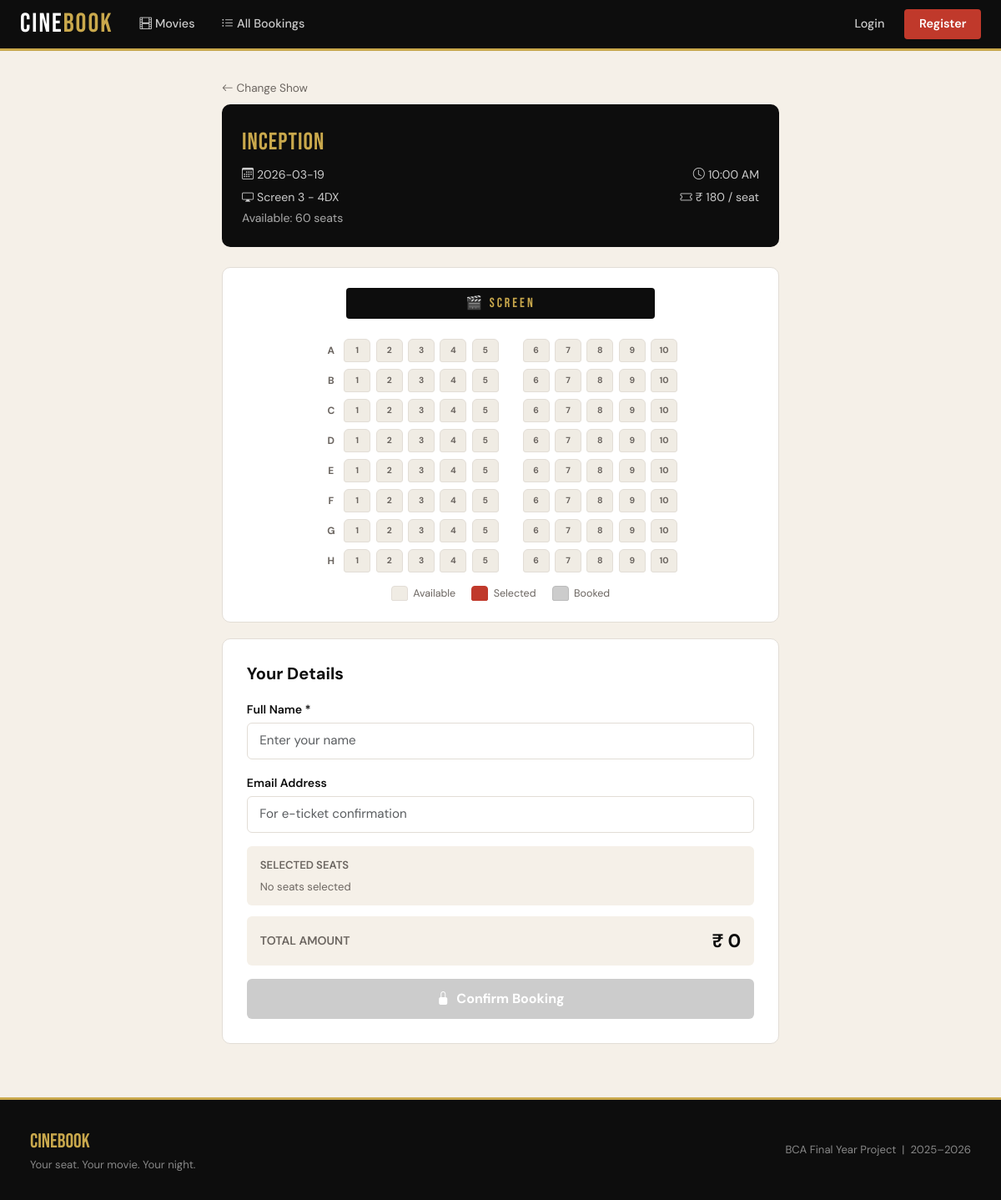
The page /book/7 on the database as committed earlier.
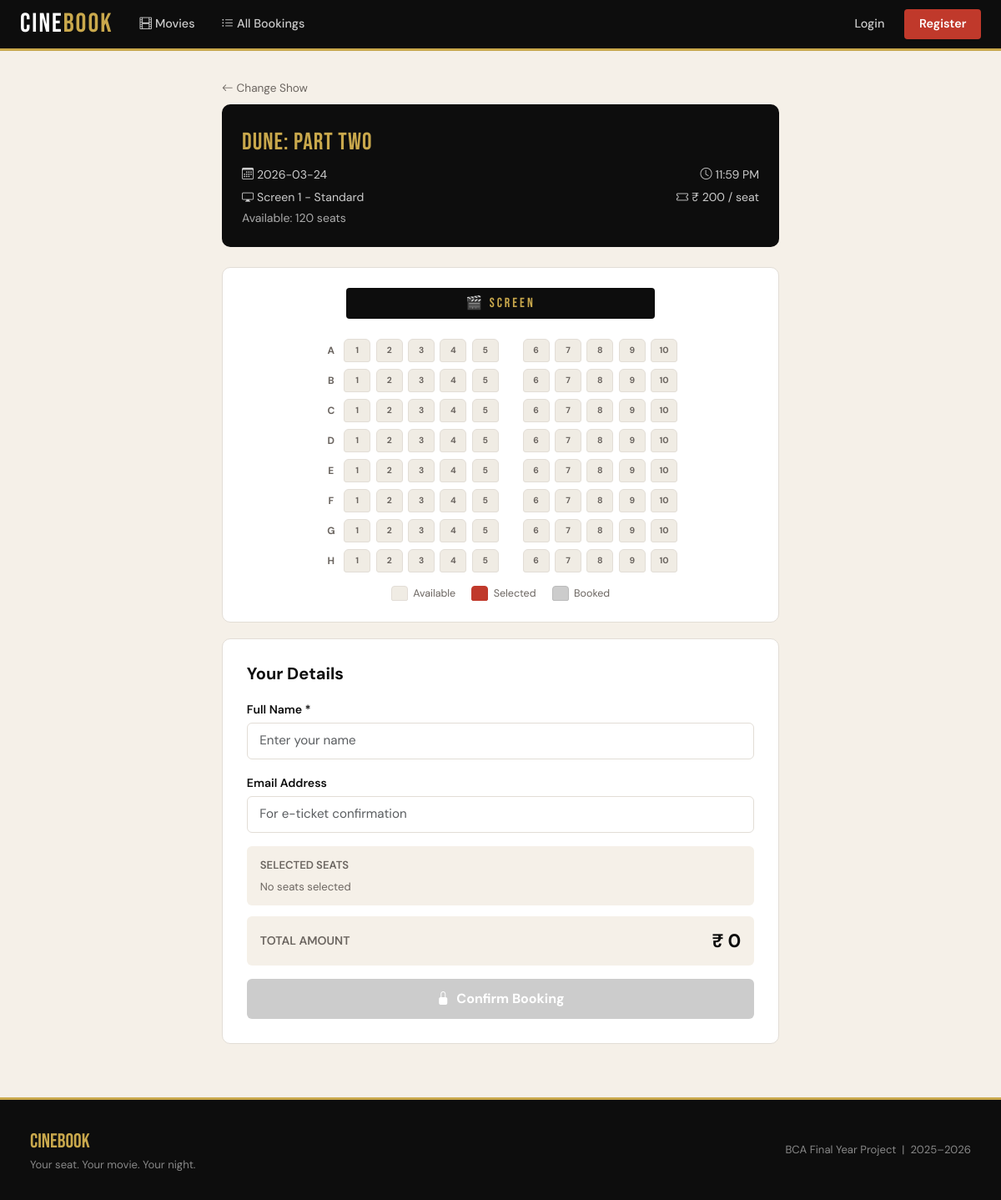
The same page on the database as committed later.
### models.py (models this page shows)
class Movie(db.Model):
    __tablename__ = 'movies'
    id = db.Column(db.Integer, primary_key=True)
    title = db.Column(db.String(150), nullable=False)
    description = db.Column(db.Text, nullable=True)
    director = db.Column(db.String(100), nullable=True)
    duration_minutes = db.Column(db.Integer, nullable=True)
    language = db.Column(db.String(50), default='English')
    rating = db.Column(db.String(10), nullable=True)
    release_date = db.Column(db.Date, nullable=True)
    poster_url = db.Column(db.String(300), nullable=True)
    trailer_url = db.Column(db.String(300), nullable=True)   # YouTube embed URL
    genre_id = db.Column(db.Integer, db.ForeignKey('genres.id'), nullable=True)
    is_active = db.Column(db.Boolean, default=True)
    shows = db.relationship('Show', backref='movie', lazy=True, cascade='all, delete-orphan')

class Show(db.Model):
    __tablename__ = 'shows'
    id = db.Column(db.Integer, primary_key=True)
    movie_id = db.Column(db.Integer, db.ForeignKey('movies.id'), nullable=False)
    screen_id = db.Column(db.Integer, db.ForeignKey('screens.id'), nullable=False)
    show_date = db.Column(db.Date, nullable=False)
    show_time = db.Column(db.String(20), nullable=False)
    ticket_price = db.Column(db.Float, nullable=False, default=200.0)
    available_seats = db.Column(db.Integer, nullable=False)
    bookings = db.relationship('Booking', backref='show', lazy=True)

class Screen(db.Model):
    __tablename__ = 'screens'
    id = db.Column(db.Integer, primary_key=True)
    name = db.Column(db.String(50), nullable=False)
    total_seats = db.Column(db.Integer, nullable=False)
    shows = db.relationship('Show', backref='screen', lazy=True)

### app.py (the view, shortened to what this page needs)
@app.route('/book/<int:show_id>', methods=['GET', 'POST'])
def book(show_id):
    show = Show.query.get_or_404(show_id)
    return render_template('booking.html', show=show)

### templates/booking.html (shortened to what this page needs)
{% extends "base.html" %}
{% block content %}
<div class="booking-wrap">
  <a href="/movie/{{ show.movie.id }}" style="color:var(--dim);font-size:.85rem;text-decoration:none;">
    <i class="bi bi-arrow-left me-1"></i>Change Show
  </a>
  <div class="summary-card mt-2">
    <div class="movie-name">{{ show.movie.title }}</div>
    <div class="summary-row">
      <span><i class="bi bi-calendar3 me-1"></i>{{ show.show_date }}</span>
      <span><i class="bi bi-clock me-1"></i>{{ show.show_time }}</span>
    </div>
    <div class="summary-row">
      <span><i class="bi bi-display me-1"></i>{{ show.screen.name }}</span>
      <span><i class="bi bi-ticket me-1"></i>₹ {{ "%.0f"|format(show.ticket_price) }} / seat</span>
    </div>
    <div class="summary-row mt-1">
      <span style="color:#aaa">Available: {{ show.available_seats }} seats</span>
    </div>
  </div>
  <div class="screen-box">
    <span class="screen-label">🎬 SCREEN</span>
    <div class="seat-grid" id="seatGrid">
    </div>
    <div class="legend">
      <div class="legend-item"><div class="legend-box available"></div> Available</div>
      <div class="legend-item"><div class="legend-box selected"></div> Selected</div>
      <div class="legend-item"><div class="legend-box booked"></div> Booked</div>
    </div>
  </div>
  <div class="form-card">
    <h5 style="font-weight:700;margin-bottom:1.2rem">Your Details</h5>
    <form method="POST" id="bookingForm">
      <div class="mb-3">
        <label class="form-label">Full Name *</label>
        <input type="text" name="name" class="form-control" placeholder="Enter your name" required />
      </div>
      <div class="mb-3">
        <label class="form-label">Email Address</label>
        <input type="email" name="email" class="form-control" placeholder="For e-ticket confirmation" />
      </div>
      <div class="selected-seats-info">
        <div style="font-weight:600;color:var(--dim);font-size:.82rem;">SELECTED SEATS</div>
        <div class="seat-tags" id="seatTags">
          <span style="color:var(--dim);font-size:.82rem;">No seats selected</span>
        </div>
      </div>
      <div class="total-row">
        <span class="total-label">TOTAL AMOUNT</span>
        <span class="total-amount" id="totalDisplay">₹ 0</span>
      </div>
      <button type="submit" class="btn-confirm" id="confirmBtn" disabled>
        <i class="bi bi-lock-fill me-2"></i>Confirm Booking
      </button>
    </form>
  </div>
</div>
{% endblock %}

Rows that differ between the two databases and show on the page:
no longer on this page (row unchanged): Movie: movie "Inception"
no longer on this page (row unchanged): Screen: screen.name "Screen 3 - 4DX"
now on this page (row unchanged): Movie: movie "Dune: Part Two"
changed Show: show_date "2026-03-19" → "2026-03-24"; show_time "10:00 AM" → "11:59 PM"; ticket_price "180" → "200"; available_seats "60" → "120"
now on this page (row unchanged): Screen: screen.name "Screen 1 - Standard"
